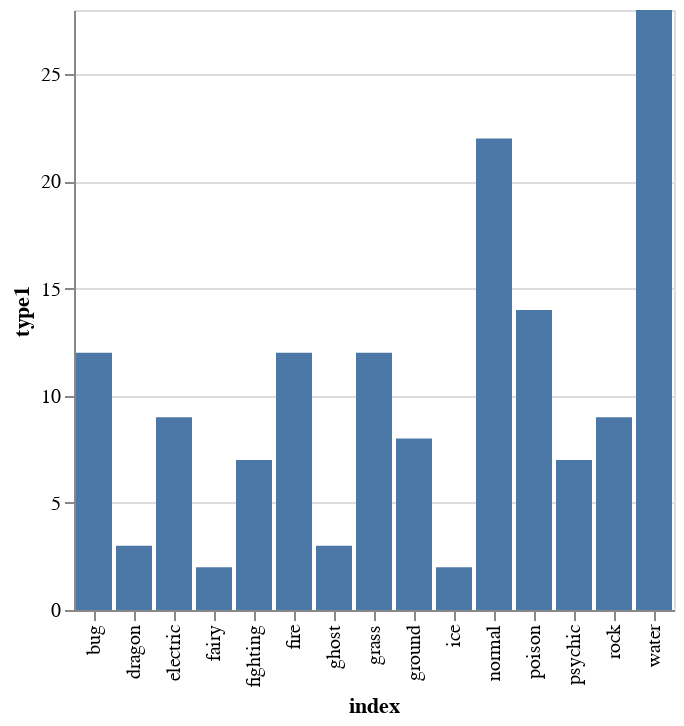

Notebook code cell kept with this figure:
### Code cell
source = pd.DataFrame(df.type1.value_counts()).reset_index()
alt.Chart(source).mark_bar().encode(
    x='index',
    y='type1'
)

### Figure 1 — Vega-Lite specification as saved in the notebook (floating-point values rounded to 4 significant figures)
{"config": {"view": {"continuousWidth": 400, "continuousHeight": 300}}, "data": {"name": "data-55e7ea5c65333996099ff802d713fef7"}, "mark": "bar", "encoding": {"x": {"type": "nominal", "field": "index"}, "y": {"type": "quantitative", "field": "type1"}}, "$schema": "https://vega.github.io/schema/vega-lite/v4.8.1.json", "datasets": {"data-55e7ea5c65333996099ff802d713fef7": [{"index": "water", "type1": 28}, {"index": "normal", "type1": 22}, {"index": "poison", "type1": 14}, {"index": "fire", "type1": 12}, {"index": "grass", "type1": 12}, {"index": "bug", "type1": 12}, {"index": "electric", "type1": 9}, {"index": "rock", "type1": 9}, {"index": "ground", "type1": 8}, {"index": "psychic", "type1": 7}, {"index": "fighting", "type1": 7}, {"index": "dragon", "type1": 3}, {"index": "ghost", "type1": 3}, {"index": "fairy", "type1": 2}, {"index": "ice", "type1": 2}]}}
